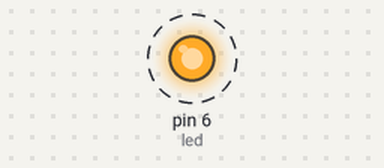
Simulated run of this sketch. Board: Arduino Uno, built with avr-gcc and run on an emulated ATmega328P. Parts: output pins drawn as LEDs (lit = HIGH). Dashed ring = blinking. What the sketch prints to the serial monitor is not drawn.

Above: at 0.2 s.
Timing chart, 0 to 3.0 s (numbered marks = the images above):
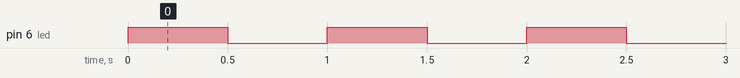

Measured:
- by itself, pin 6 (led): alternates HIGH for 0.50 s and LOW for 0.50 s

The sketch:

practice_1.ino
```cpp
const int led = 6;
const int count = 3;

void blink1()
{
  digitalWrite(led, HIGH);
  delay(500);
  digitalWrite(led, LOW);
  delay(500);
}

void blink2(int count)
{
  while(count > 0)
  {
    digitalWrite(led, HIGH);
    delay(500);
    digitalWrite(led, LOW);
    delay(500);
    count = count - 1; //count를 줄인다.
    Serial.println(count);
  }
}

void setup() {
  Serial.begin(9600);
  pinMode(led, OUTPUT);
}

void loop() {
  //blink1();
  blink2(count);
}
```
